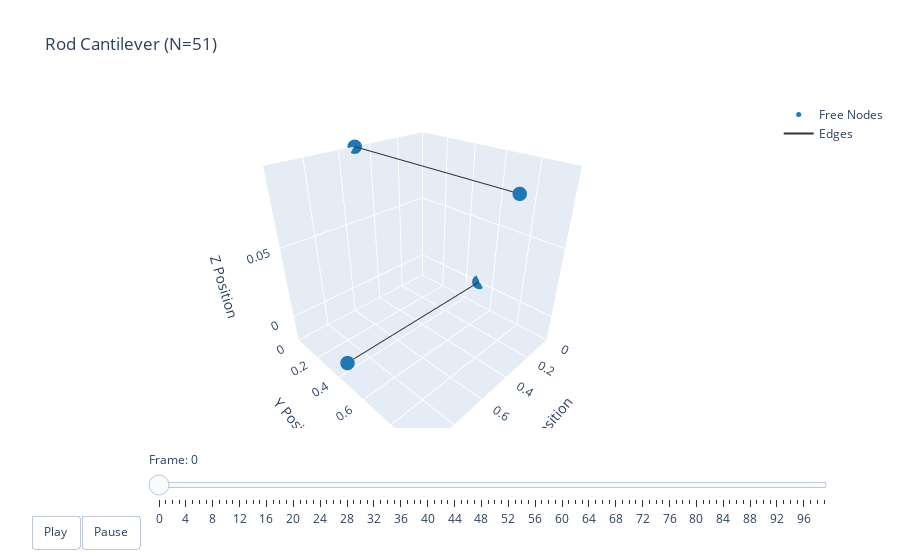

Here is the notebook cell this chart was saved with:
### Code cell
t = np.arange(robot.sim_params.total_time, step=robot.sim_params.dt)
options = dismech.AnimationOptions(title='Rod Cantilever (N=51)')

fig = dismech.get_interactive_animation_plotly(robot, t, qs, options)
fig.show()

### Figure 1 — Plotly figure (JSON) as saved in the notebook; plotly's stock layout.template omitted (floating-point values rounded to 4 significant figures)
{"data": [{"marker": {"color": "#1f78b4", "size": 5}, "mode": "markers", "name": "Free Nodes", "type": "scatter3d", "x": [0.0, 1.0, 0.5, 0.5], "y": [0.5, 0.5, 0.0, 1.0], "z": [0.0, 0.0, 0.099, 0.099]}, {"marker": {"color": "#e31a1c", "size": 5}, "mode": "markers", "name": "Fixed Nodes", "type": "scatter3d", "x": [], "y": [], "z": []}, {"line": {"color": "#333333", "width": 2}, "mode": "lines", "name": "Edges", "type": "scatter3d", "x": [0, 1, null, 0.5, 0.5, null], "y": [0.5, 0.5, null, 0, 1, null], "z": [0, 0, null, 0.099, 0.099, null]}, {"color": "rgba(166, 206, 227, 0.7)", "i": [], "j": [], "k": [], "name": "Faces", "opacity": 0.7, "showscale": false, "type": "mesh3d", "x": [0.0, 1.0, 0.5, 0.5], "y": [0.5, 0.5, 0.0, 1.0], "z": [0.0, 0.0, 0.099, 0.099]}], "layout": {"scene": {"camera": {"eye": {"x": 1.225, "y": 1.225, "z": 1.0}}, "xaxis": {"range": [0, 1.0], "title": {"text": "X Position"}}, "yaxis": {"range": [0, 1.0], "title": {"text": "Y Position"}}, "zaxis": {"range": [-0.01987, 0.099], "title": {"text": "Z Position"}}}, "sliders": [{"currentvalue": {"prefix": "Frame: "}, "steps": [{"args": [["0"], {"frame": {"duration": 50, "redraw": true}, "mode": "immediate"}], "label": "0", "method": "animate"}, {"args": [["1"], {"frame": {"duration": 50, "redraw": true}, "mode": "immediate"}], "label": "1", "method": "animate"}, {"args": [["2"], {"frame": {"duration": 50, "redraw": true}, "mode": "immediate"}], "label": "2", "method": "animate"}, {"args": [["3"], {"frame": {"duration": 50, "redraw": true}, "mode": "immediate"}], "label": "3", "method": "animate"}, {"args": [["4"], {"frame": {"duration": 50, "redraw": true}, "mode": "immediate"}], "label": "4", "method": "animate"}, {"args": [["5"], {"frame": {"duration": 50, "redraw": true}, "mode": "immediate"}], "label": "5", "method": "animate"}, {"args": [["6"], {"frame": {"duration": 50, "redraw": true}, "mode": "immediate"}], "label": "6", "method": "animate"}, {"args": [["7"], {"frame": {"duration": 50, "redraw": true}, "mode": "immediate"}], "label": "7", "method": "animate"}, {"args": [["8"], {"frame": {"duration": 50, "redraw": true}, "mode": "immediate"}], "label": "8", "method": "animate"}, {"args": [["9"], {"frame": {"duration": 50, "redraw": true}, "mode": "immediate"}], "label": "9", "method": "animate"}, {"args": [["10"], {"frame": {"duration": 50, "redraw": true}, "mode": "immediate"}], "label": "10", "method": "animate"}, {"args": [["11"], {"frame": {"duration": 50, "redraw": true}, "mode": "immediate"}], "label": "11", "method": "animate"}, {"args": [["12"], {"frame": {"duration": 50, "redraw": true}, "mode": "immediate"}], "label": "12", "method": "animate"}, {"args": [["13"], {"frame": {"duration": 50, "redraw": true}, "mode": "immediate"}], "label": "13", "method": "animate"}, {"args": [["14"], {"frame": {"duration": 50, "redraw": true}, "mode": "immediate"}], "label": "14", "method": "animate"}, {"args": [["15"], {"frame": {"duration": 50, "redraw": true}, "mode": "immediate"}], "label": "15", "method": "animate"}, {"args": [["16"], {"frame": {"duration": 50, "redraw": true}, "mode": "immediate"}], "label": "16", "method": "animate"}, {"args": [["17"], {"frame": {"duration": 50, "redraw": true}, "mode": "immediate"}], "label": "17", "method": "animate"}, {"args": [["18"], {"frame": {"duration": 50, "redraw": true}, "mode": "immediate"}], "label": "18", "method": "animate"}, {"args": [["19"], {"frame": {"duration": 50, "redraw": true}, "mode": "immediate"}], "label": "19", "method": "animate"}, {"args": [["20"], {"frame": {"duration": 50, "redraw": true}, "mode": "immediate"}], "label": "20", "method": "animate"}, {"args": [["21"], {"frame": {"duration": 50, "redraw": true}, "mode": "immediate"}], "label": "21", "method": "animate"}, {"args": [["22"], {"frame": {"duration": 50, "redraw": true}, "mode": "immediate"}], "label": "22", "method": "animate"}, {"args": [["23"], {"frame": {"duration": 50, "redraw": true}, "mode": "immediate"}], "label": "23", "method": "animate"}, {"args": [["24"], {"frame": {"duration": 50, "redraw": true}, "mode": "immediate"}], "label": "24", "method": "animate"}, {"args": [["25"], {"frame": {"duration": 50, "redraw": true}, "mode": "immediate"}], "label": "25", "method": "animate"}, {"args": [["26"], {"frame": {"duration": 50, "redraw": true}, "mode": "immediate"}], "label": "26", "method": "animate"}, {"args": [["27"], {"frame": {"duration": 50, "redraw": true}, "mode": "immediate"}], "label": "27", "method": "animate"}, {"args": [["28"], {"frame": {"duration": 50, "redraw": true}, "mode": "immediate"}], "label": "28", "method": "animate"}, {"args": [["29"], {"frame": {"duration": 50, "redraw": true}, "mode": "immediate"}], "label": "29", "method": "animate"}, {"args": [["30"], {"frame": {"duration": 50, "redraw": true}, "mode": "immediate"}], "label": "30", "method": "animate"}, {"args": [["31"], {"frame": {"duration": 50, "redraw": true}, "mode": "immediate"}], "label": "31", "method": "animate"}, {"args": [["32"], {"frame": {"duration": 50, "redraw": true}, "mode": "immediate"}], "label": "32", "method": "animate"}, {"args": [["33"], {"frame": {"duration": 50, "redraw": true}, "mode": "immediate"}], "label": "33", "method": "animate"}, {"args": [["34"], {"frame": {"duration": 50, "redraw": true}, "mode": "immediate"}], "label": "34", "method": "animate"}, {"args": [["35"], {"frame": {"duration": 50, "redraw": true}, "mode": "immediate"}], "label": "35", "method": "animate"}, {"args": [["36"], {"frame": {"duration": 50, "redraw": true}, "mode": "immediate"}], "label": "36", "method": "animate"}, {"args": [["37"], {"frame": {"duration": 50, "redraw": true}, "mode": "immediate"}], "label": "37", "method": "animate"}, {"args": [["38"], {"frame": {"duration": 50, "redraw": true}, "mode": "immediate"}], "label": "38", "method": "animate"}, {"args": [["39"], {"frame": {"duration": 50, "redraw": true}, "mode": "immediate"}], "label": "39", "method": "animate"}, {"args": [["40"], {"frame": {"duration": 50, "redraw": true}, "mode": "immediate"}], "label": "40", "method": "animate"}, {"args": [["41"], {"frame": {"duration": 50, "redraw": true}, "mode": "immediate"}], "label": "41", "method": "animate"}, {"args": [["42"], {"frame": {"duration": 50, "redraw": true}, "mode": "immediate"}], "label": "42", "method": "animate"}, {"args": [["43"], {"frame": {"duration": 50, "redraw": true}, "mode": "immediate"}], "label": "43", "method": "animate"}, {"args": [["44"], {"frame": {"duration": 50, "redraw": true}, "mode": "immediate"}], "label": "44", "method": "animate"}, {"args": [["45"], {"frame": {"duration": 50, "redraw": true}, "mode": "immediate"}], "label": "45", "method": "animate"}, {"args": [["46"], {"frame": {"duration": 50, "redraw": true}, "mode": "immediate"}], "label": "46", "method": "animate"}, {"args": [["47"], {"frame": {"duration": 50, "redraw": true}, "mode": "immediate"}], "label": "47", "method": "animate"}, {"args": [["48"], {"frame": {"duration": 50, "redraw": true}, "mode": "immediate"}], "label": "48", "method": "animate"}, {"args": [["49"], {"frame": {"duration": 50, "redraw": true}, "mode": "immediate"}], "label": "49", "method": "animate"}, {"args": [["50"], {"frame": {"duration": 50, "redraw": true}, "mode": "immediate"}], "label": "50", "method": "animate"}, {"args": [["51"], {"frame": {"duration": 50, "redraw": true}, "mode": "immediate"}], "label": "51", "method": "animate"}, {"args": [["52"], {"frame": {"duration": 50, "redraw": true}, "mode": "immediate"}], "label": "52", "method": "animate"}, {"args": [["53"], {"frame": {"duration": 50, "redraw": true}, "mode": "immediate"}], "label": "53", "method": "animate"}, {"args": [["54"], {"frame": {"duration": 50, "redraw": true}, "mode": "immediate"}], "label": "54", "method": "animate"}, {"args": [["55"], {"frame": {"duration": 50, "redraw": true}, "mode": "immediate"}], "label": "55", "method": "animate"}, {"args": [["56"], {"frame": {"duration": 50, "redraw": true}, "mode": "immediate"}], "label": "56", "method": "animate"}, {"args": [["57"], {"frame": {"duration": 50, "redraw": true}, "mode": "immediate"}], "label": "57", "method": "animate"}, {"args": [["58"], {"frame": {"duration": 50, "redraw": true}, "mode": "immediate"}], "label": "58", "method": "animate"}, {"args": [["59"], {"frame": {"duration": 50, "redraw": true}, "mode": "immediate"}], "label": "59", "method": "animate"}, {"args": [["60"], {"frame": {"duration": 50, "redraw": true}, "mode": "immediate"}], "label": "60", "method": "animate"}, {"args": [["61"], {"frame": {"duration": 50, "redraw": true}, "mode": "immediate"}], "label": "61", "method": "animate"}, {"args": [["62"], {"frame": {"duration": 50, "redraw": true}, "mode": "immediate"}], "label": "62", "method": "animate"}, {"args": [["63"], {"frame": {"duration": 50, "redraw": true}, "mode": "immediate"}], "label": "63", "method": "animate"}, {"args": [["64"], {"frame": {"duration": 50, "redraw": true}, "mode": "immediate"}], "label": "64", "method": "animate"}, {"args": [["65"], {"frame": {"duration": 50, "redraw": true}, "mode": "immediate"}], "label": "65", "method": "animate"}, {"args": [["66"], {"frame": {"duration": 50, "redraw": true}, "mode": "immediate"}], "label": "66", "method": "animate"}, {"args": [["67"], {"frame": {"duration": 50, "redraw": true}, "mode": "immediate"}], "label": "67", "method": "animate"}, {"args": [["68"], {"frame": {"duration": 50, "redraw": true}, "mode": "immediate"}], "label": "68", "method": "animate"}, {"args": [["69"], {"frame": {"duration": 50, "redraw": true}, "mode": "immediate"}], "label": "69", "method": "animate"}, {"args": [["70"], {"frame": {"duration": 50, "redraw": true}, "mode": "immediate"}], "label": "70", "method": "animate"}, {"args": [["71"], {"frame": {"duration": 50, "redraw": true}, "mode": "immediate"}], "label": "71", "method": "animate"}, {"args": [["72"], {"frame": {"duration": 50, "redraw": true}, "mode": "immediate"}], "label": "72", "method": "animate"}, {"args": [["73"], {"frame": {"duration": 50, "redraw": true}, "mode": "immediate"}], "label": "73", "method": "animate"}, {"args": [["74"], {"frame": {"duration": 50, "redraw": true}, "mode": "immediate"}], "label": "74", "method": "animate"}, {"args": [["75"], {"frame": {"duration": 50, "redraw": true}, "mode": "immediate"}], "label": "75", "method": "animate"}, {"args": [["76"], {"frame": {"duration": 50, "redraw": true}, "mode": "immediate"}], "label": "76", "method": "animate"}, {"args": [["77"], {"frame": {"duration": 50, "redraw": true}, "mode": "immediate"}], "label": "77", "method": "animate"}, {"args": [["78"], {"frame": {"duration": 50, "redraw": true}, "mode": "immediate"}], "label": "78", "method": "animate"}, {"args": [["79"], {"frame": {"duration": 50, "redraw": true}, "mode": "immediate"}], "label": "79", "method": "animate"}, {"args": [["80"], {"frame": {"duration": 50, "redraw": true}, "mode": "immediate"}], "label": "80", "method": "animate"}, {"args": [["81"], {"frame": {"duration": 50, "redraw": true}, "mode": "immediate"}], "label": "81", "method": "animate"}, {"args": [["82"], {"frame": {"duration": 50, "redraw": true}, "mode": "immediate"}], "label": "82", "method": "animate"}, {"args": [["83"], {"frame": {"duration": 50, "redraw": true}, "mode": "immediate"}], "label": "83", "method": "animate"}, {"args": [["84"], {"frame": {"duration": 50, "redraw": true}, "mode": "immediate"}], "label": "84", "method": "animate"}, {"args": [["85"], {"frame": {"duration": 50, "redraw": true}, "mode": "immediate"}], "label": "85", "method": "animate"}, {"args": [["86"], {"frame": {"duration": 50, "redraw": true}, "mode": "immediate"}], "label": "86", "method": "animate"}, {"args": [["87"], {"frame": {"duration": 50, "redraw": true}, "mode": "immediate"}], "label": "87", "method": "animate"}, {"args": [["88"], {"frame": {"duration": 50, "redraw": true}, "mode": "immediate"}], "label": "88", "method": "animate"}, {"args": [["89"], {"frame": {"duration": 50, "redraw": true}, "mode": "immediate"}], "label": "89", "method": "animate"}, {"args": [["90"], {"frame": {"duration": 50, "redraw": true}, "mode": "immediate"}], "label": "90", "method": "animate"}, {"args": [["91"], {"frame": {"duration": 50, "redraw": true}, "mode": "immediate"}], "label": "91", "method": "animate"}, {"args": [["92"], {"frame": {"duration": 50, "redraw": true}, "mode": "immediate"}], "label": "92", "method": "animate"}, {"args": [["93"], {"frame": {"duration": 50, "redraw": true}, "mode": "immediate"}], "label": "93", "method": "animate"}, {"args": [["94"], {"frame": {"duration": 50, "redraw": true}, "mode": "immediate"}], "label": "94", "method": "animate"}, {"args": [["95"], {"frame": {"duration": 50, "redraw": true}, "mode": "immediate"}], "label": "95", "method": "animate"}, {"args": [["96"], {"frame": {"duration": 50, "redraw": true}, "mode": "immediate"}], "label": "96", "method": "animate"}, {"args": [["97"], {"frame": {"duration": 50, "redraw": true}, "mode": "immediate"}], "label": "97", "method": "animate"}, {"args": [["98"], {"frame": {"duration": 50, "redraw": true}, "mode": "immediate"}], "label": "98", "method": "animate"}, {"args": [["99"], {"frame": {"duration": 50, "redraw": true}, "mode": "immediate"}], "label": "99", "method": "animate"}], "transition": {"duration": 0}, "x": 0.1, "y": 0}], "title": {"text": "Rod Cantilever (N=51)"}, "updatemenus": [{"buttons": [{"args": [null, {"frame": {"duration": 50, "redraw": true}, "fromcurrent": true}], "label": "Play", "method": "animate"}, {"args": [[null], {"frame": {"duration": 0, "redraw": true}, "mode": "immediate"}], "label": "Pause", "method": "animate"}], "direction": "left", "pad": {"r": 10, "t": 87}, "showactive": false, "type": "buttons", "x": 0.1, "xanchor": "right", "y": 0, "yanchor": "top"}]}}
